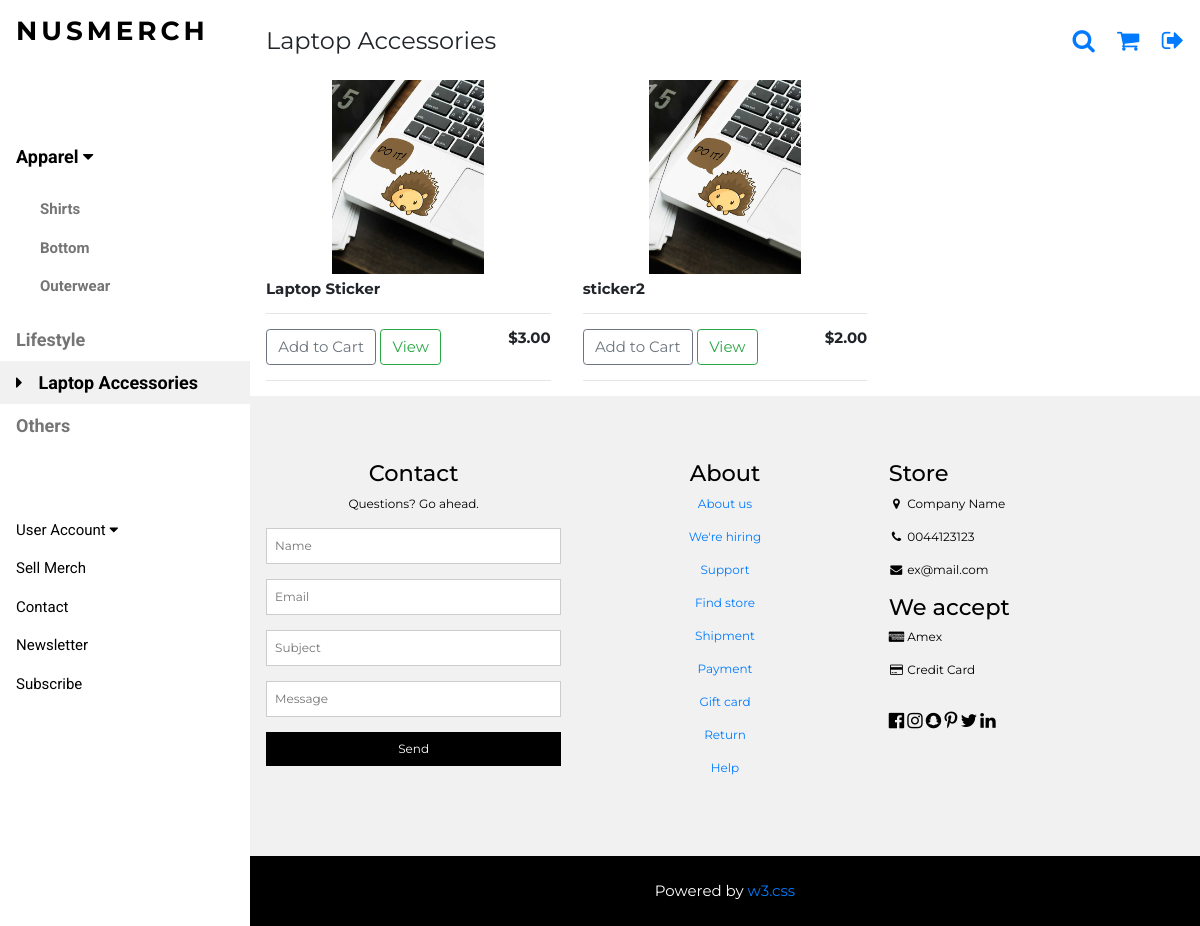
/laptop/, run on an earlier commit of the app's database.
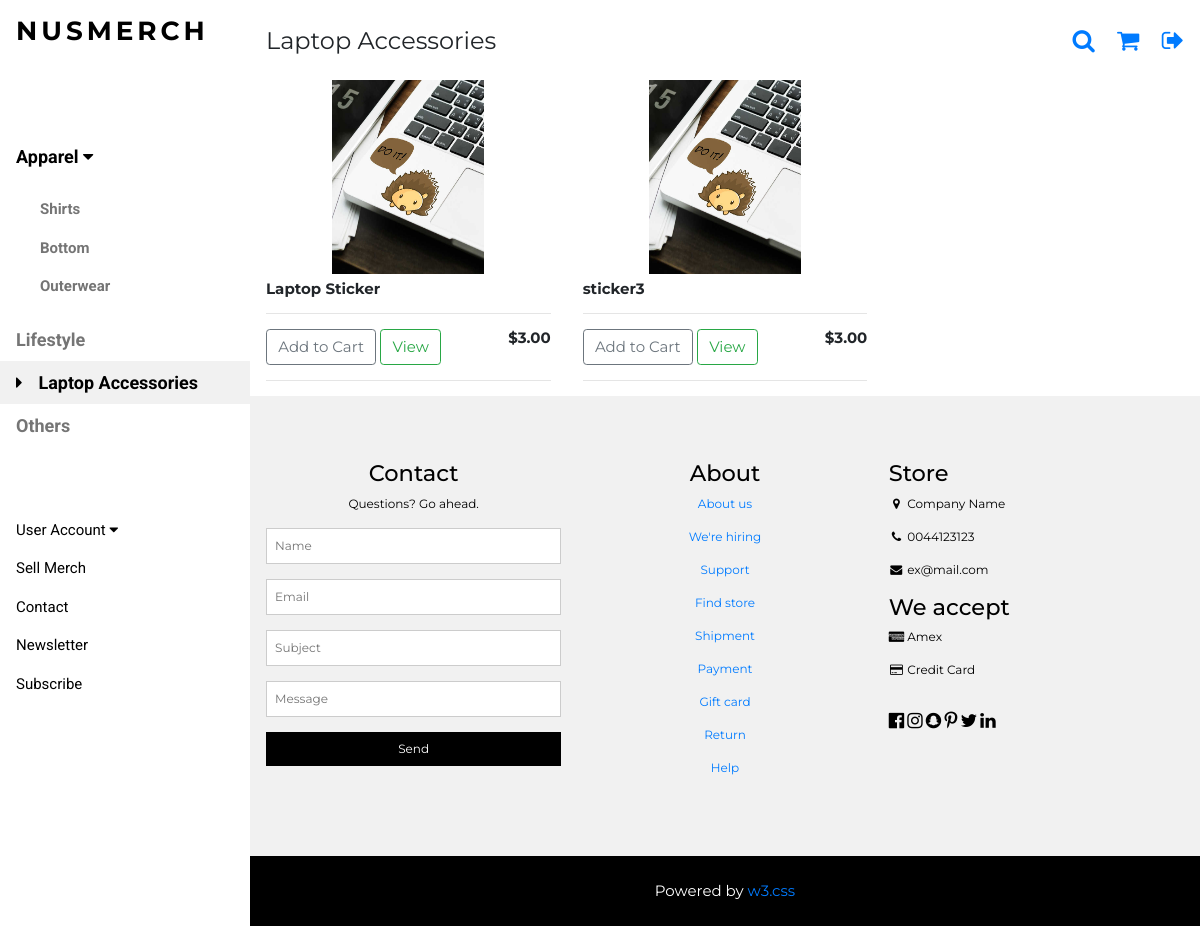
And on a later commit of the database.
### nusmerch/models.py (models this page shows, shortened)
class Product(models.Model):
	cat = [
    ('Shirt', 'Shirt'),
    ('Outerwear', 'Outerwear'),
   	('Bottom', 'Bottom'),
   	('Laptop Accessories', 'Laptop Accessories'),
	('Lifestyle', 'Lifestyle'),
   	('Others', 'Others'),
   	]
	filter_type = [
		('NO', 'NO'),
		('YES', 'YES'),
	]
	faculty_types = [
		('FASS', 'Arts and Social Sciences'),
		('BIZ', 'Business'),
		('COM', 'Computing'),
		('DEN', 'Dentistry'),
		('SDE', 'Design and Environment'),
		('ENG', 'Engineering'),
		('LAW', 'Law'),
		('MED', 'Medicine'),
		('SCI', 'Science'),
	]
	Campus_Residential = [
		('TH', 'Temasek Hall'),
		('EH', 'Eusoff Hall'),
		('SH', 'Sheares Hall'),
		('RH', 'Raffles Hall'),
		('KR', 'Kent Ridge Hall'),
		('TEM', 'Tembusu'),
		('RVRC', 'Ridge View Residences'),
		('CAPT', 'College of Alice and Peter Tan'),
		('USP', 'University Scholars Programme'),
		('RC4', 'Residential College 4'),
		('NIL', 'Do Not Stay On Campus'),
	]
	name_of_MERCH = models.CharField(max_length=200,null=True)
	price = models.DecimalField(decimal_places=2,max_digits=5)
	organisation = models.CharField(max_length=200,null=True)
	category = models.CharField(max_length=200,null=True,choices=cat)
	filter = models.CharField(max_length=200,null=True,choices=filter_type, default='NO')
	filter_faculty = models.CharField('Filter(Faculty)*', max_length=200, null=True, blank=True, choices=faculty_types)
	filter_matric = models.CharField('Filter(Matric)*',max_length=10000, null = True, blank=True)
	filter_email = models.CharField('Filter(Email)*',max_length=10000, null = True, blank=True)
	filter_campus = models.CharField('Filter(Campus)*', max_length=200, null = True, blank=True, choices=Campus_Residential)
	form = models.URLField(max_length=200)
	image = models.ImageField('Image**', upload_to='media',null=True)
	user = models.ForeignKey(userInfo, on_delete=models.SET_NULL,blank=True,null=True)

### nusmerch/views.py (the view)
# urls.py: url(r'^laptop/$',views.laptop,name='laptop'),
def laptop(request):
    products = Product.objects.filter(category = "Laptop Accessories")
    if request.user.is_authenticated:
        user = request.user
        profile = userInfo.objects.get(user=user)
        pdt_nil = products.filter(filter = "NO")
        pdt_faculty = products.filter(filter_faculty = profile.faculty)
        pdt_email = products.filter(filter_email__icontains = profile.email)
        pdt_matric = products.filter(filter_matric__icontains = profile.matric)
        pdt_campus = products.filter(filter_campus=profile.campus_residential_type)
        products = pdt_faculty | pdt_campus | pdt_nil | pdt_matric | pdt_email
    else:
        products = products
    context = {'products':products}
    return render(request, "nusmerch/laptop.html", context)

### nusmerch/templates/nusmerch/laptop.html (shortened to what this page needs)
{% extends "nusmerch/merch.html" %}
{% load static %}
{% block head %}
    <p class="w3-left">Laptop Accessories</p>
{% endblock %}
{% block menu %}
<nav class="w3-sidebar w3-bar-block w3-white w3-collapse w3-top" style="z-index:3;width:250px" id="mySidebar">
  <div class="w3-container w3-display-container w3-padding-16">
    <h3 class="w3-wide"><b>NUSMERCH</b></h3>
  </div>
  <div class="w3-padding-64 w3-large w3-text-grey" style="font-weight:bold">
      <a onclick="myAccFunc()" href="javascript:void(0)" class="w3-button w3-block w3-white w3-left-align" id="myBtn">
      Apparel  <i class="fa fa-caret-down"></i>
    </a>
    <div id="demoAcc" class="w3-bar-block w3-hide w3-padding-large w3-medium">
      <a href="/shirt/" class="w3-bar-item w3-button">Shirts</a>
      <a href="/bottom/" class="w3-bar-item w3-button">Bottom</a>
      <a href="/outerwear/" class="w3-bar-item w3-button">Outerwear</a>
    </div>
    <a href="/lifestyle/" class="w3-bar-item w3-button">Lifestyle</a>
    <a href="/laptop/" class="w3-bar-item w3-button w3-light-grey"><i class="fa fa-caret-right w3-margin-right"></i>Laptop Accessories</a>
    <a href="/others/" class="w3-bar-item w3-button">Others</a>
  </div>
    <a onclick="myAccFunc2()" href="javascript:void(0)" class="w3-button w3-block w3-white w3-left-align" id="myBtn">
      User Account  <i class="fa fa-caret-down"></i>
    </a>
  <a href="/sell_merch/" class="w3-bar-item w3-button w3-padding">Sell Merch</a>
    <a href="#footer" class="w3-bar-item w3-button w3-padding">Contact</a>
  <a href="javascript:void(0)" class="w3-bar-item w3-button w3-padding" onclick="document.getElementById('newsletter').style.display='block'">Newsletter</a>
  <a href="#footer"  class="w3-bar-item w3-button w3-padding">Subscribe</a>
</nav>
{% endblock %}
{% block product %}
  <div class="w3-row">
    {% for product in products %}
    <div class="w3-col l4 s4">
      <img class="item center thumbnail" src="{{ product.image.url }}">
      <div class="w3-container">
        <h6><strong>{{product.name_of_MERCH}}</strong></h6>
        <hr>
        <button data-product={{product.id}} data-action="add" class="btn btn-outline-secondary add-btn update-cart" href="javascript:void(0)" onclick="document.getElementById('cart').style.display='block'">Add to Cart</button>
        <a class="btn btn-outline-success" href="/product/">View</a>
        <h6 style="display: inline-block; float: right"><strong>${{product.price|floatformat:2}}</strong></h6>
        <hr>
      </div>
    </div>
    {% endfor %}
  </div>
{% endblock %}

### nusmerch/templates/nusmerch/merch.html (shortened to what this page needs)
{% load static %}
<!DOCTYPE html>
<html lang="en">>
<link rel="stylesheet" href="{% static 'merch.css' %}" />
<link rel="stylesheet" href="https://cdnjs.cloudflare.com/ajax/libs/font-awesome/4.7.0/css/font-awesome.min.css">
<link rel="stylesheet" href="https://stackpath.bootstrapcdn.com/bootstrap/4.4.1/css/bootstrap.min.css">
<body class="w3-content" style="max-width:1200px" >
{% block menu %}
{% endblock %}
<div class="w3-main" style="margin-left:250px">
  <header class="w3-container w3-xlarge">
      {% block head %}
      {% endblock %}
    <p class="w3-right">
        <a href="javascript:void(0)" class="fa fa-search w3-margin-right" onclick="document.getElementById('search').style.display='block'"></a>
      <a href="/cart/" class="fa fa-shopping-cart ">
      </a>
        <a href="{% url 'nusmerch:logout' %}" class="fa fa-sign-out w3-margin-left"></a>
    </p>
  </header>
{% block product %}
{% endblock %}
  <footer class="w3-padding-64 w3-light-grey w3-small w3-center" id="footer">
    <div class="w3-row-padding">
      <div class="w3-col s4">
        <h4>Contact</h4>
        <p>Questions? Go ahead.</p>
        <form action="/action_page.php" target="_blank">
          <p><input class="w3-input w3-border" type="text" placeholder="Name" name="Name" required></p>
          <p><input class="w3-input w3-border" type="text" placeholder="Email" name="Email" required></p>
          <p><input class="w3-input w3-border" type="text" placeholder="Subject" name="Subject" required></p>
          <p><input class="w3-input w3-border" type="text" placeholder="Message" name="Message" required></p>
          <button type="submit" class="w3-button w3-block w3-black">Send</button>
        </form>
      </div>
      <div class="w3-col s4">
        <h4>About</h4>
        <p><a href="#">About us</a></p>
        <p><a href="#">We're hiring</a></p>
        <p><a href="#">Support</a></p>
        <p><a href="#">Find store</a></p>
        <p><a href="#">Shipment</a></p>
        <p><a href="#">Payment</a></p>
        <p><a href="#">Gift card</a></p>
        <p><a href="#">Return</a></p>
        <p><a href="#">Help</a></p>
      </div>
      <div class="w3-col s4 w3-justify">
        <h4>Store</h4>
        <p><i class="fa fa-fw fa-map-marker"></i> Company Name</p>
        <p><i class="fa fa-fw fa-phone"></i> 0044123123</p>
        <p><i class="fa fa-fw fa-envelope"></i> ex@mail.com</p>
        <h4>We accept</h4>
        <p><i class="fa fa-fw fa-cc-amex"></i> Amex</p>
        <p><i class="fa fa-fw fa-credit-card"></i> Credit Card</p>
        <br>
        <i class="fa fa-facebook-official w3-hover-opacity w3-large"></i>
        <i class="fa fa-instagram w3-hover-opacity w3-large"></i>
        <i class="fa fa-snapchat w3-hover-opacity w3-large"></i>
        <i class="fa fa-pinterest-p w3-hover-opacity w3-large"></i>
        <i class="fa fa-twitter w3-hover-opacity w3-large"></i>
        <i class="fa fa-linkedin w3-hover-opacity w3-large"></i>
      </div>
    </div>
  </footer>
  <div class="w3-black w3-center w3-padding-24">Powered by <a href="https://www.w3schools.com/w3css/default.asp" title="W3.CSS" target="_blank" class="w3-hover-opacity">w3.css</a></div>
</div>
</body>
</html>

### nusmerch/static/merch.css (style rules this page uses)
html { box-sizing:border-box }
*,*:before,*:after { box-sizing:inherit }
html { -ms-text-size-adjust:100%;-webkit-text-size-adjust:100% }
body { margin:0 }
article,aside,details,figcaption,figure,footer,header,main,menu,nav,section { display:block }
a { background-color:transparent }
b,strong { font-weight:bolder }
img { border-style:none }
hr { box-sizing:content-box;height:0;overflow:visible }
button,input,select,textarea,optgroup { font:inherit;margin:0 }
button,input { overflow:visible }
button,select { text-transform:none }
button,[type=button],[type=reset],[type=submit] { -webkit-appearance:button }
html,body { font-family:Verdana,sans-serif;font-size:15px;line-height:1.5 }
html { overflow-x:hidden }
h3 { font-size:24px }
h4 { font-size:20px }
h6 { font-size:16px }
h1,h2,h3,h4,h5,h6 { font-family:"Segoe UI",Arial,sans-serif;font-weight:400;margin:10px 0 }
.w3-wide { letter-spacing:4px }
hr { border:0;border-top:1px solid #eee;margin:20px 0 }
img { max-width: 100%;height: auto; }
.item { width: 120px;height: 200px;margin: 3px;padding: 3px; }
.center { display: block;margin-left: auto;margin-right: auto;width: 50%; }
img { vertical-align:middle }
a { color:inherit }
.w3-btn,.w3-button { border:none;display:inline-block;padding:8px 16px;vertical-align:middle;overflow:hidden;text-decoration:none;color:inherit;background-color:inherit;text-align:center;cursor:pointer;white-space:nowrap }
.w3-btn,.w3-button { -webkit-touch-callout:none;-webkit-user-select:none;-khtml-user-select:none;-moz-user-select:none;-ms-user-select:none;user-select:none }
.w3-tooltip,.w3-display-container { position:relative }
.w3-input { padding:8px;display:block;border:none;border-bottom:1px solid #ccc;width:100% }
.w3-sidebar { height:100%;width:200px;background-color:#fff;position:fixed!important;z-index:1;overflow:auto }
.w3-main,#main { transition:margin-left .4s }
.w3-bar-block .w3-bar-item { width:100%;display:block;padding:8px 16px;text-align:left;border:none;white-space:normal;float:none;outline:0 }
.w3-block { display:block;width:100% }
.w3-container:after,.w3-container:before,.w3-panel:after,.w3-panel:before,.w3-row:after,.w3-row:before,.w3-row-padding:after,.w3-row-padding:before, .w3-cell-row:before,.w3-cell-row:after,.w3-clear:after,.w3-clear:before,.w3-bar:before,.w3-bar:after { content:"";display:table;clear:both }
.w3-col,.w3-half,.w3-third,.w3-twothird,.w3-threequarter,.w3-quarter { float:left;width:100% }
.w3-col.s4 { width:33.33333% }
@media (min-width:993px) { .w3-col.l4 { width:33.33333% } }
.w3-content,.w3-auto { margin-left:auto;margin-right:auto }
.w3-content { max-width:980px }
.w3-hide { display:none!important }
.w3-show-block,.w3-show { display:block!important }
@media (min-width:993px) { .w3-sidebar.w3-collapse { display:block!important } }
.w3-top,.w3-bottom { position:fixed;width:100%;z-index:1 }
.w3-top { top:0 }
.w3-row-padding,.w3-row-padding>.w3-half,.w3-row-padding>.w3-third,.w3-row-padding>.w3-twothird,.w3-row-padding>.w3-threequarter,.w3-row-padding>.w3-quarter,.w3-row-padding>.w3-col { padding:0 8px }
.w3-container,.w3-panel { padding:0.01em 16px }
.w3-small { font-size:12px!important }
.w3-medium { font-size:15px!important }
.w3-large { font-size:18px!important }
.w3-xlarge { font-size:24px!important }
.w3-left-align { text-align:left!important }
.w3-justify { text-align:justify!important }
.w3-center { text-align:center!important }
.w3-border { border:1px solid #ccc!important }
.w3-margin-left { margin-left:16px!important }
.w3-margin-right { margin-right:16px!important }
.w3-padding { padding:8px 16px!important }
.w3-padding-large { padding:12px 24px!important }
.w3-padding-16 { padding-top:16px!important;padding-bottom:16px!important }
.w3-padding-24 { padding-top:24px!important;padding-bottom:24px!important }
.w3-padding-64 { padding-top:64px!important;padding-bottom:64px!important }
.w3-left { float:left!important }
.w3-right { float:right!important }
.w3-white,.w3-hover-white:hover { color:#000!important;background-color:#fff!important }
.w3-black,.w3-hover-black:hover { color:#fff!important;background-color:#000!important }
.w3-light-grey,.w3-hover-light-grey:hover,.w3-light-gray,.w3-hover-light-gray:hover { color:#000!important;background-color:#f1f1f1!important }
.w3-text-grey,.w3-hover-text-grey:hover,.w3-text-gray,.w3-hover-text-gray:hover { color:#757575!important }

### nusmerch/templates/nusmerch/merch.html (style rules this page uses)
.w3-sidebar a { font-family: "Roboto", sans-serif }
body,h1,h2,h3,h4,h5,h6,.w3-wide { font-family: "Montserrat", sans-serif; }

What changed in the data, as far as the page shows it:
removed Product: image (picture), name_of_MERCH "sticker2", price "2.00"
added Product: image (picture), name_of_MERCH "sticker3", price "3.00"
